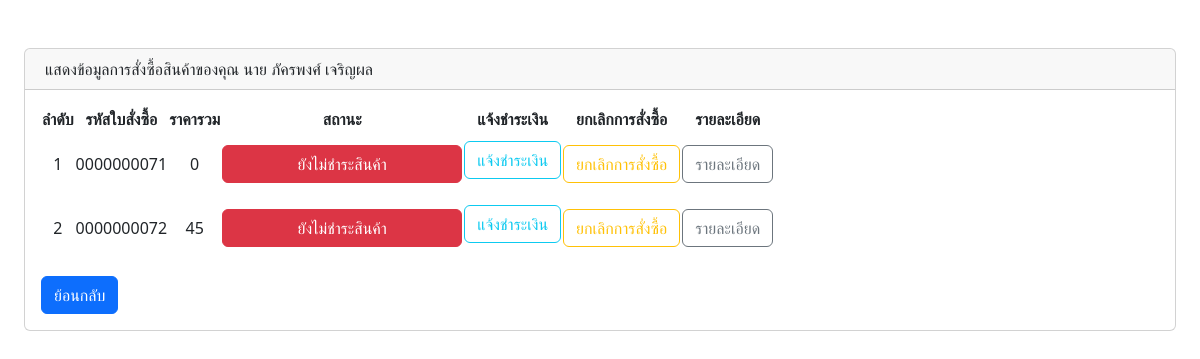
The page /orderuser.php (signed in) on the database its author committed.
### tables this page shows
CREATE TABLE `order_user` (
  `order_id` int(10) UNSIGNED ZEROFILL NOT NULL COMMENT 'id ออเดอร์ลูกค้า',
  `id_user` int(11) NOT NULL,
  `f_name` varchar(255) NOT NULL COMMENT 'ชื่อจริง',
  `l_name` varchar(255) NOT NULL COMMENT 'นามสกุล',
  `number_phone` int(10) NOT NULL,
  `address` text NOT NULL COMMENT 'ที่อยู่',
  `total_price` float NOT NULL COMMENT 'ราคารวม',
  `order_status` varchar(1) NOT NULL COMMENT 'สถานะ',
  `reg_date` timestamp NOT NULL DEFAULT current_timestamp() COMMENT 'วันที่สั่งซื้อ'
);

### orderuser.php (the view, shortened to what this page needs)
<?php
    require('dbconnect.php');
    $sql = "SELECT * FROM order_user,user WHERE order_user.id_user = user.id_user AND order_user.id_user='".$_SESSION['id_user']."'";
    $resulet =  mysqli_query($con,$sql);
    $order = 1;
?>
<!DOCTYPE html>
<html lang="en">
<head>
    <link href="https://cdn.jsdelivr.net/npm/bootstrap@5.3.0-alpha1/dist/css/bootstrap.min.css" rel="stylesheet">
</head>
<body>
            <div id="layoutSidenav_content">
                <br><br>
                <main>
                    <div class="container-fluid px-4">
                        <div class="card mb-4">
                            <div class="card-header">
                                แสดงข้อมูลการสั่งซื้อสินค้าของคุณ <?php echo $_SESSION["f_name"]."  ".$_SESSION["l_name"] ;?>
                            </div>
                            <div class="card-body">
                                <table id="datatablesSimple">
                                    <thead>
                                        <tr class = "text-center">
                                            <th>ลำดับ</th>
                                            <th>รหัสใบสั่งซื้อ</th>
                                            <th>ราคารวม</th>
                                            <th>สถานะ</th>
                                            <th>แจ้งชำระเงิน</th>
                                            <th>ยกเลิกการสั่งซื้อ</th>
                                            <th>รายละเอียด</th>
                                        </tr>
                                    </thead>
                                    <tbody class="text-center">
                                    <?php
                                        while($row =  mysqli_fetch_array($resulet)){
                                    ?>
                                        <tr calss="text-center">
                                            <td><?php echo $order;?></td>
                                            <td><?php echo $row["order_id"];?></td>
                                            <td><?php echo $row["total_price"];?></td>
                                            <?php
                                                if($row['order_status'] == 1){
                                            ?>
                                            <td><button type="button" class="btn btn-danger" style="width: 15rem;" >ยังไม่ชำระสินค้า</button></td>
                                            <td><div class="input-group mb-3 my-2">
                                                <a href="iinform_payment.php?order_id=<?php echo $row["order_id"];?>" class="btn btn-outline-info">แจ้งชำระเงิน</a>
                                                </div>
                                            </td>
                                            <td>
                                                <a href="cancle.php?order_id=<?php echo $row["order_id"];?>" class="btn btn-outline-warning">ยกเลิกการสั่งซื้อ</a>
                                            </td>
                                            <?php
                                                }if($row['order_status'] == 2){
                                            ?>
                                            <td><button type="button" class="btn btn-success" style="width: 15rem;" >ชำระสินค้าแล้ว</button></td>
                                            <?php
                                                }if($row['order_status'] == 0){
                                            ?>
                                            <td><button type="button" class="btn btn-warning" style="width: 15rem;" >ยกเลิกการสั่งซื้อ</button></td>
                                            <?php
                                                }
                                            ?>
                                            <td><a href="orderde_user.php?order_id=<?php echo $row["order_id"];?>" class="btn btn-outline-secondary">รายละเอียด</a></td>
                                        </tr>
                                       <?php
                                                $order++;
                                            }
                                        ?>
                                    </tbody>
                                </table>
                                <a href="home.php" class="btn btn-primary mt-3">ย้อนกลับ</a>
                            </div>
                        </div>
                    </div>
                </main>
            </div>
</body>
</html>

### rows shown on the page
order_user: order_id "0000000071", total_price "0"
order_user: order_id "0000000072", total_price "45"

### other values the page prints
$_SESSION["f_name"] "นาย ภัครพงศ์"
$_SESSION["l_name"] "เจริญผล"
